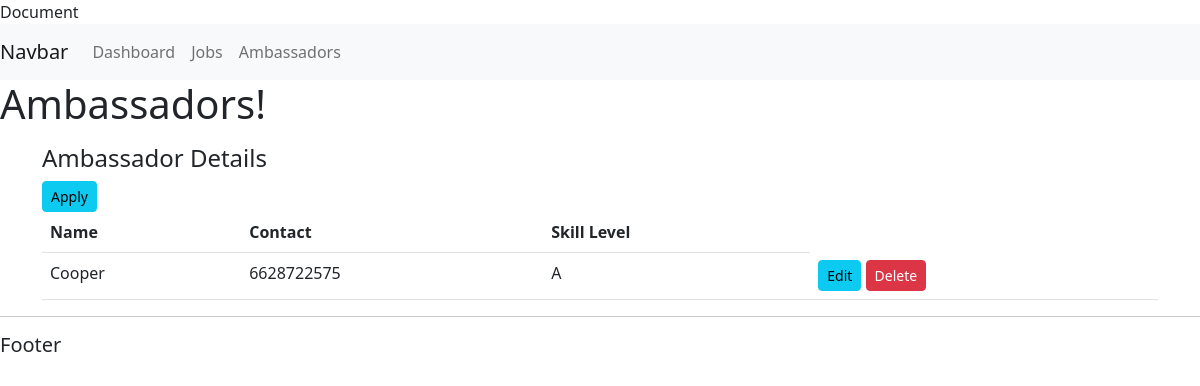
Page /detail/ on the earlier database version.
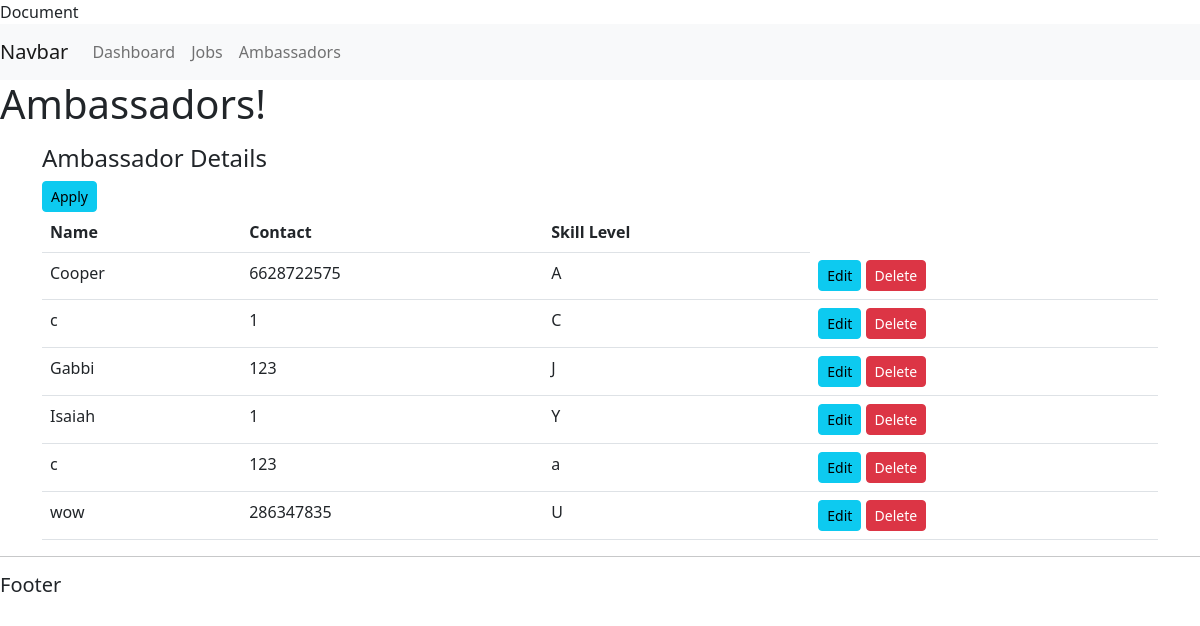
Same page on the later database version.
### app/models.py (models this page shows, shortened)
class Ambassador(models.Model):
    name= models.CharField(max_length=200,null=True)
    phone= models.CharField(max_length=200,null=True)
    email= models.CharField(max_length=200,null=True)
    skill= models.CharField(max_length=1,null=True)

### app/views.py (the view)
# urls.py: path("detail/", detail, name= "detail"),
def detail(request):
    ambassadors = Ambassador.objects.all()
    return render(request, "detail.html", {"ambassadors" : ambassadors})

### app/templates/detail.html
{% extends "main.html" %} {% block content%}
<h1>Ambassadors!</h1>
<div class="container mt-3">
  <h4>Ambassador Details</h4>
  <a href="{% url 'ambassadors'%}" class="btn btn-sm btn-info"
            >Apply</a
  <hr />
  <table class="table">
    <thead>
      <tr>
        <th>Name</th>
        <th>Contact</th>
        <th>Skill Level</th>
      </tr>
    </thead>
    <tbody>
      {% for ambassador in ambassadors%}
      <tr>
        <td>{{ambassador.name}}</td>
        <td>{{ambassador.phone}}</td>
        <td>{{ambassador.skill}}</td>
        <td>
          <a href="update/{{ambassador.id}}" class="btn btn-sm btn-info"
            >Edit</a
          >
          <a href="delete/{{ambassador.id}}" class="btn btn-sm btn-danger"
            >Delete</a
          >
      {% endfor %}
        </td>
      </tr>
    </tbody>
  </table>
</div>
{%endblock%}

### AUTH-main/app/templates/main.html (shortened to what this page needs)
<!DOCTYPE html>
<html lang="en">
  <head>
    <link rel="stylesheet" href="https://cdn.jsdelivr.net/npm/bootstrap@5.2.3/dist/css/bootstrap.min.css"
    <title>Document</title>
  </head>
  <body>
    {% include "navbar.html"%} {% block content %} {% endblock %}
    <hr />
    <h5>Footer</h5>
  </body>
</html>

### AUTH-main/app/templates/navbar.html (shortened to what this page needs)
<nav class="navbar navbar-expand-lg navbar-light bg-light">
  <a class="navbar-brand" href="#">Navbar</a>
  <div class="collapse navbar-collapse" id="navbarNav">
    <ul class="navbar-nav">
      <li class="nav-item active">
        <a class="nav-link" href="#">Dashboard</a>
      </li>
      <li class="nav-item">
        <a class="nav-link" href="#">Jobs</a>
      </li>
      <li class="nav-item">
        <a class="nav-link" href="#">Ambassadors</a>
      </li>
    </ul>
  </div>
</nav>

Differences in the rows shown:
added Ambassador: name "c", phone "1", skill "C"
added Ambassador: name "Gabbi", phone "123", skill "J"
added Ambassador: name "Isaiah", phone "1", skill "Y"
added Ambassador: name "c", phone "123", skill "a"
added Ambassador: name "wow", phone "286347835", skill "U"
